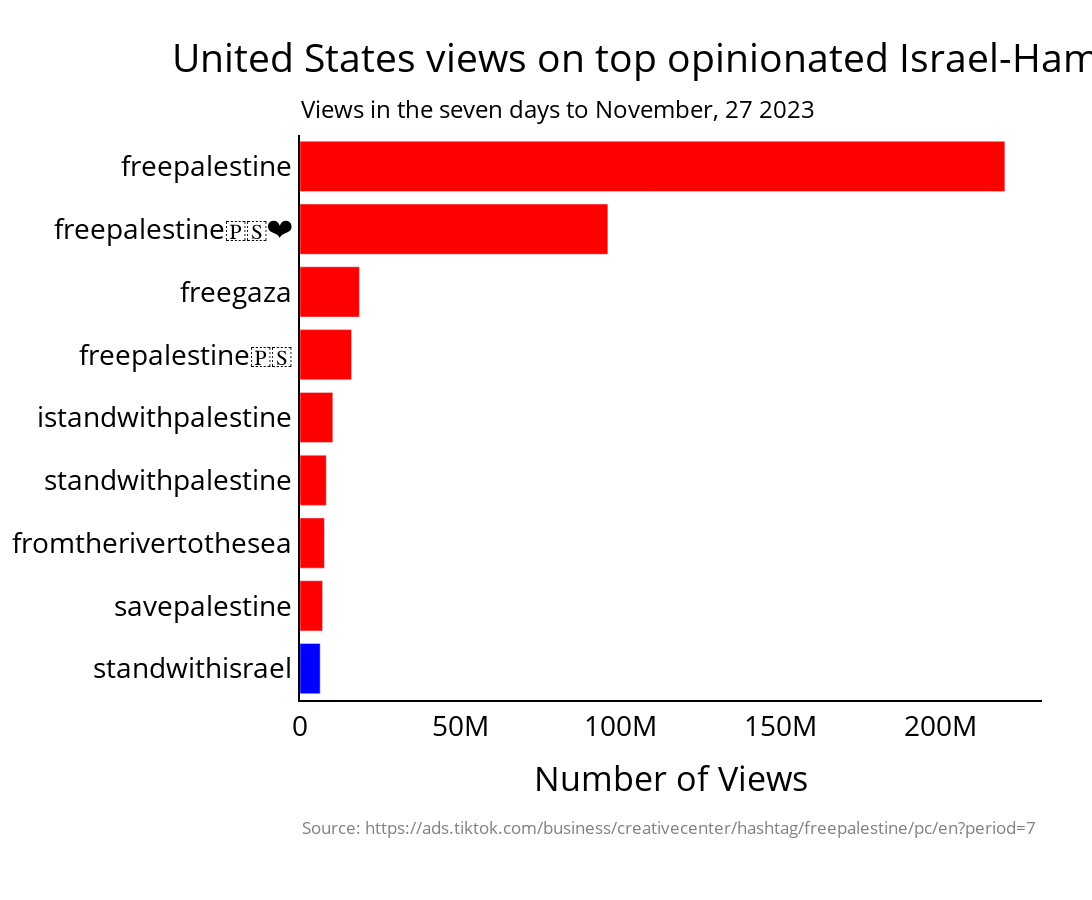

Notebook source saved alongside this figure:
### Code cell
country_code = 'US'
number_of_hashtags = 9
create_hashtag_chart(country_code,number_of_hashtags)

### Figure 1 — Plotly figure (JSON) as saved in the notebook; plotly's stock layout.template omitted (floating-point values rounded to 4 significant figures)
{"data": [{"marker": {"color": ["red", "red", "red", "red", "red", "red", "red", "red", "blue"]}, "name": "Views", "orientation": "h", "type": "bar", "x": [219964533, 96062762, 18532828, 16082837, 10244565, 8202901, 7633764, 7052274, 6292781], "y": ["freepalestine", "freepalestine🇵🇸❤️", "freegaza", "freepalestine🇵🇸", "istandwithpalestine", "standwithpalestine", "fromtherivertothesea", "savepalestine", "standwithisrael"]}], "layout": {"annotations": [{"font": {"size": 24}, "showarrow": false, "text": "Views in the seven days to November, 27 2023", "x": -0.002, "xanchor": "left", "xref": "paper", "y": 1.08, "yanchor": "top", "yref": "paper"}, {"align": "left", "font": {"color": "grey", "size": 17}, "showarrow": false, "text": "Source: https://ads.tiktok.com/business/creativecenter/hashtag/freepalestine/pc/en?period=7", "x": 0, "xref": "paper", "y": -0.25, "yref": "paper"}], "barmode": "relative", "font": {"color": "black", "size": 28}, "height": 900, "margin": {"b": 200, "l": 100, "r": 50, "t": 135}, "paper_bgcolor": "white", "plot_bgcolor": "white", "showlegend": false, "title": {"text": "United States views on top opinionated Israel-Hamas TikTok hashtags", "x": 0.1572, "xanchor": "left", "y": 0.95, "yanchor": "top"}, "width": 1800, "xaxis": {"linecolor": "black", "linewidth": 2, "showline": true, "title": {"standoff": 25, "text": "Number of Views"}}, "yaxis": {"automargin": true, "autorange": "reversed", "linecolor": "black", "linewidth": 2, "showline": true, "tickfont": {"color": "black"}, "title": {"font": {"color": "black"}}}}}
